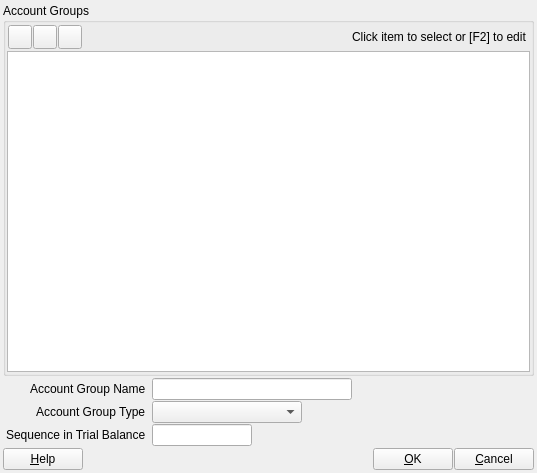
<?xml version="1.0" encoding="UTF-8"?>
<ui version="4.0">
 <class>ACC_AccountGroupDialog</class>
 <widget class="QDialog" name="ACC_AccountGroupDialog">
  <property name="geometry">
   <rect>
    <x>0</x>
    <y>0</y>
    <width>537</width>
    <height>473</height>
   </rect>
  </property>
  <property name="windowTitle">
   <string>Dialog</string>
  </property>
  <layout class="QGridLayout" name="gridLayout_2">
   <property name="leftMargin">
    <number>3</number>
   </property>
   <property name="topMargin">
    <number>3</number>
   </property>
   <property name="rightMargin">
    <number>3</number>
   </property>
   <property name="bottomMargin">
    <number>3</number>
   </property>
   <property name="horizontalSpacing">
    <number>3</number>
   </property>
   <property name="verticalSpacing">
    <number>1</number>
   </property>
   <item row="0" column="0" colspan="2">
    <widget class="QGroupBox" name="groupBox">
     <property name="title">
      <string>Account Groups</string>
     </property>
     <layout class="QGridLayout" name="gridLayout">
      <property name="leftMargin">
       <number>1</number>
      </property>
      <property name="topMargin">
       <number>1</number>
      </property>
      <property name="rightMargin">
       <number>1</number>
      </property>
      <property name="bottomMargin">
       <number>1</number>
      </property>
      <property name="horizontalSpacing">
       <number>3</number>
      </property>
      <property name="verticalSpacing">
       <number>1</number>
      </property>
      <item row="0" column="0">
       <layout class="QHBoxLayout" name="horizontalLayout_3">
        <property name="spacing">
         <number>1</number>
        </property>
        <property name="sizeConstraint">
         <enum>QLayout::SetDefaultConstraint</enum>
        </property>
        <property name="leftMargin">
         <number>1</number>
        </property>
        <property name="topMargin">
         <number>1</number>
        </property>
        <property name="rightMargin">
         <number>3</number>
        </property>
        <property name="bottomMargin">
         <number>1</number>
        </property>
        <item>
         <widget class="QToolButton" name="pbAddGroup">
          <property name="sizePolicy">
           <sizepolicy hsizetype="Minimum" vsizetype="Fixed">
            <horstretch>0</horstretch>
            <verstretch>0</verstretch>
           </sizepolicy>
          </property>
          <property name="minimumSize">
           <size>
            <width>24</width>
            <height>24</height>
           </size>
          </property>
          <property name="maximumSize">
           <size>
            <width>24</width>
            <height>24</height>
           </size>
          </property>
          <property name="toolTip">
           <string>Add account group</string>
          </property>
          <property name="text">
           <string/>
          </property>
          <property name="icon">
           <iconset resource="../../../db/src/gui/db.qrc">
            <normaloff>:/images/icons/add.png</normaloff>:/images/icons/add.png</iconset>
          </property>
          <property name="iconSize">
           <size>
            <width>16</width>
            <height>16</height>
           </size>
          </property>
         </widget>
        </item>
        <item>
         <widget class="QToolButton" name="pbAddSubGroup">
          <property name="minimumSize">
           <size>
            <width>24</width>
            <height>24</height>
           </size>
          </property>
          <property name="maximumSize">
           <size>
            <width>24</width>
            <height>24</height>
           </size>
          </property>
          <property name="toolTip">
           <string>Add subaccount group</string>
          </property>
          <property name="text">
           <string/>
          </property>
          <property name="icon">
           <iconset resource="../../../db/src/gui/db.qrc">
            <normaloff>:/images/icons/add_child.png</normaloff>:/images/icons/add_child.png</iconset>
          </property>
          <property name="iconSize">
           <size>
            <width>16</width>
            <height>16</height>
           </size>
          </property>
         </widget>
        </item>
        <item>
         <widget class="QToolButton" name="pbDeleteGroup">
          <property name="minimumSize">
           <size>
            <width>24</width>
            <height>24</height>
           </size>
          </property>
          <property name="maximumSize">
           <size>
            <width>24</width>
            <height>24</height>
           </size>
          </property>
          <property name="toolTip">
           <string>Delete account group</string>
          </property>
          <property name="text">
           <string/>
          </property>
          <property name="icon">
           <iconset resource="../../../db/src/gui/db.qrc">
            <normaloff>:/images/icons/delete.png</normaloff>:/images/icons/delete.png</iconset>
          </property>
         </widget>
        </item>
        <item>
         <spacer name="horizontalSpacer_3">
          <property name="orientation">
           <enum>Qt::Horizontal</enum>
          </property>
          <property name="sizeHint" stdset="0">
           <size>
            <width>40</width>
            <height>20</height>
           </size>
          </property>
         </spacer>
        </item>
        <item>
         <widget class="QLabel" name="lblTvInfo">
          <property name="text">
           <string>Click item to select or [F2] to edit</string>
          </property>
         </widget>
        </item>
       </layout>
      </item>
      <item row="1" column="0">
       <widget class="QTreeView" name="trvAccountGroup">
        <property name="sizePolicy">
         <sizepolicy hsizetype="Minimum" vsizetype="Expanding">
          <horstretch>1</horstretch>
          <verstretch>1</verstretch>
         </sizepolicy>
        </property>
        <property name="minimumSize">
         <size>
          <width>184</width>
          <height>0</height>
         </size>
        </property>
        <property name="baseSize">
         <size>
          <width>184</width>
          <height>0</height>
         </size>
        </property>
       </widget>
      </item>
     </layout>
    </widget>
   </item>
   <item row="1" column="0">
    <layout class="QFormLayout" name="formLayout">
     <property name="fieldGrowthPolicy">
      <enum>QFormLayout::AllNonFixedFieldsGrow</enum>
     </property>
     <property name="labelAlignment">
      <set>Qt::AlignRight|Qt::AlignTrailing|Qt::AlignVCenter</set>
     </property>
     <property name="horizontalSpacing">
      <number>6</number>
     </property>
     <property name="verticalSpacing">
      <number>1</number>
     </property>
     <property name="leftMargin">
      <number>3</number>
     </property>
     <property name="topMargin">
      <number>1</number>
     </property>
     <property name="rightMargin">
      <number>1</number>
     </property>
     <property name="bottomMargin">
      <number>1</number>
     </property>
     <item row="0" column="0">
      <widget class="QLabel" name="label">
       <property name="text">
        <string>Account Group Name</string>
       </property>
      </widget>
     </item>
     <item row="0" column="1">
      <widget class="QLineEdit" name="leAccountGroupName">
       <property name="minimumSize">
        <size>
         <width>200</width>
         <height>0</height>
        </size>
       </property>
       <property name="maximumSize">
        <size>
         <width>200</width>
         <height>16777215</height>
        </size>
       </property>
      </widget>
     </item>
     <item row="1" column="0">
      <widget class="QLabel" name="label_3">
       <property name="text">
        <string>Account Group Type</string>
       </property>
      </widget>
     </item>
     <item row="1" column="1">
      <widget class="QComboBox" name="cbAccountGroupType">
       <property name="minimumSize">
        <size>
         <width>150</width>
         <height>0</height>
        </size>
       </property>
       <property name="maximumSize">
        <size>
         <width>150</width>
         <height>16777215</height>
        </size>
       </property>
      </widget>
     </item>
     <item row="2" column="0">
      <widget class="QLabel" name="lblSequence">
       <property name="text">
        <string>Sequence in Trial Balance</string>
       </property>
      </widget>
     </item>
     <item row="2" column="1">
      <widget class="QLineEdit" name="leSequence">
       <property name="minimumSize">
        <size>
         <width>100</width>
         <height>0</height>
        </size>
       </property>
       <property name="maximumSize">
        <size>
         <width>100</width>
         <height>16777215</height>
        </size>
       </property>
      </widget>
     </item>
    </layout>
   </item>
   <item row="1" column="1">
    <spacer name="horizontalSpacer">
     <property name="orientation">
      <enum>Qt::Horizontal</enum>
     </property>
     <property name="sizeHint" stdset="0">
      <size>
       <width>153</width>
       <height>20</height>
      </size>
     </property>
    </spacer>
   </item>
   <item row="2" column="0" colspan="2">
    <layout class="QHBoxLayout" name="horizontalLayout_2">
     <property name="spacing">
      <number>1</number>
     </property>
     <item>
      <widget class="QPushButton" name="pbHelp">
       <property name="text">
        <string>&amp;Help</string>
       </property>
       <property name="autoDefault">
        <bool>false</bool>
       </property>
      </widget>
     </item>
     <item>
      <spacer name="horizontalSpacer_2">
       <property name="orientation">
        <enum>Qt::Horizontal</enum>
       </property>
       <property name="sizeHint" stdset="0">
        <size>
         <width>40</width>
         <height>20</height>
        </size>
       </property>
      </spacer>
     </item>
     <item>
      <widget class="QPushButton" name="pbOk">
       <property name="text">
        <string>&amp;OK</string>
       </property>
       <property name="autoDefault">
        <bool>false</bool>
       </property>
      </widget>
     </item>
     <item>
      <widget class="QPushButton" name="pbCancel">
       <property name="text">
        <string>&amp;Cancel</string>
       </property>
       <property name="autoDefault">
        <bool>false</bool>
       </property>
      </widget>
     </item>
    </layout>
   </item>
  </layout>
 </widget>
 <resources>
  <include location="../../../db/src/gui/db.qrc"/>
 </resources>
 <connections/>
</ui>
